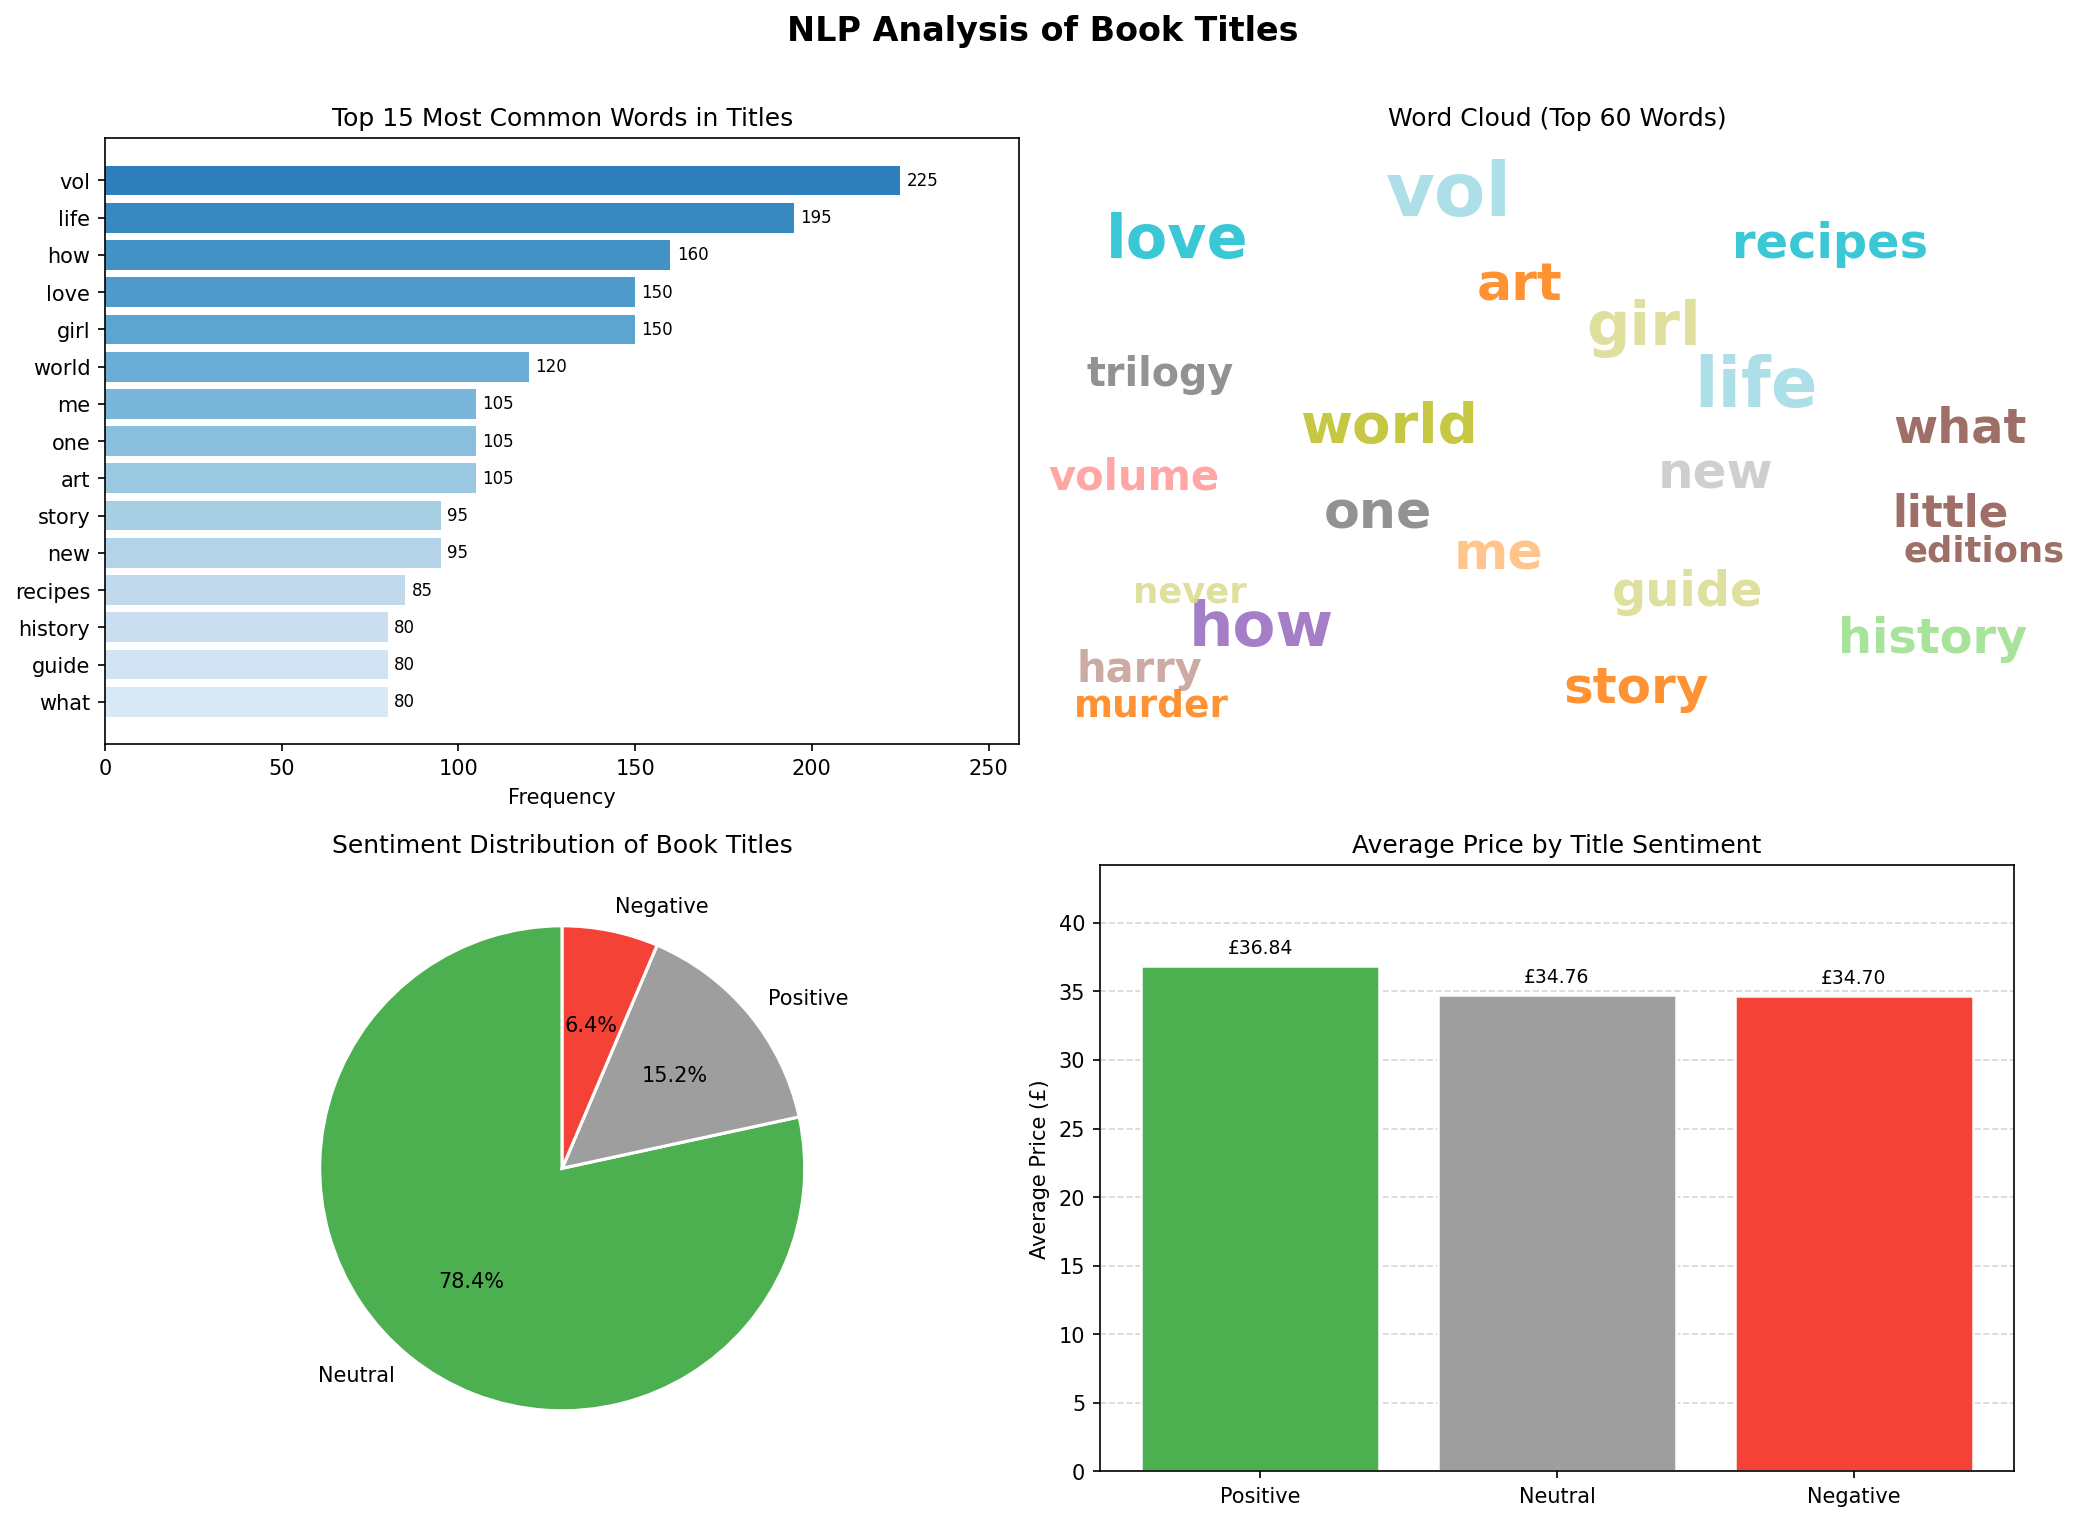

Generate this figure with Python:
"""
nlp_analysis.py
---------------
NLP analysis of book titles from the books.toscrape.com dataset.

Techniques used:
  1. Word frequency analysis
  2. TF-IDF keyword extraction  (scikit-learn)
  3. Custom sentiment scoring   (rule-based lexicon)
  4. Word cloud visualization   (matplotlib)
  5. Sentiment vs. price / rating analysis
"""

import sqlite3
import re
import math
from collections import Counter

import pandas as pd
import matplotlib.pyplot as plt
import matplotlib.colors as mcolors
import numpy as np
from sklearn.feature_extraction.text import TfidfVectorizer

# ─────────────────────────────────────────────
# 0. LOAD DATA
# ─────────────────────────────────────────────
conn = sqlite3.connect("books.db")
df = pd.read_sql_query("SELECT title, price, rating FROM books", conn)
conn.close()

print(f"Loaded {len(df):,} book records.\n")

# ─────────────────────────────────────────────
# 1. TEXT CLEANING
# ─────────────────────────────────────────────
STOPWORDS = {
    "a", "an", "the", "and", "or", "of", "in", "to", "for", "on",
    "at", "by", "is", "it", "its", "with", "from", "as", "be",
    "this", "that", "s", "my", "your", "his", "her", "their",
    "i", "we", "you", "he", "she", "they", "not", "but", "so",
    "up", "out", "about", "into", "than", "more", "1", "2", "3",
    "no", "are", "was", "were", "has", "have", "had", "do", "does",
}

def clean_title(text):
    """Lowercase, strip punctuation, remove stopwords."""
    text = text.lower()
    text = re.sub(r"[^a-z\s]", " ", text)
    tokens = [w for w in text.split() if w not in STOPWORDS and len(w) > 1]
    return tokens

df["tokens"] = df["title"].apply(clean_title)
df["clean_title"] = df["tokens"].apply(lambda t: " ".join(t))

# ─────────────────────────────────────────────
# 2. WORD FREQUENCY ANALYSIS
# ─────────────────────────────────────────────
all_words = [word for tokens in df["tokens"] for word in tokens]
word_freq = Counter(all_words)
top_words = word_freq.most_common(20)

print("TOP 20 MOST FREQUENT WORDS IN TITLES:")
for word, count in top_words:
    print(f"  {word:<20} {count}")

# ─────────────────────────────────────────────
# 3. TF-IDF KEYWORD EXTRACTION
# ─────────────────────────────────────────────
# Treats each title as a "document" — words with high TF-IDF
# are distinctive to individual titles, not just common everywhere.

vectorizer = TfidfVectorizer(max_features=500, min_df=2)
tfidf_matrix = vectorizer.fit_transform(df["clean_title"])
feature_names = vectorizer.get_feature_names_out()

# Mean TF-IDF score per word across all titles
mean_tfidf = tfidf_matrix.mean(axis=0).A1
tfidf_scores = dict(zip(feature_names, mean_tfidf))
top_tfidf = sorted(tfidf_scores.items(), key=lambda x: x[1], reverse=True)[:20]

print("\nTOP 20 TF-IDF KEYWORDS (most distinctive across titles):")
for word, score in top_tfidf:
    print(f"  {word:<20} {score:.4f}")

# ─────────────────────────────────────────────
# 4. CUSTOM SENTIMENT SCORING
# ─────────────────────────────────────────────
# A concise rule-based lexicon relevant to book marketing language.
# Scoring: positive word = +1, negative word = -1, normalised by title length.

POSITIVE_LEXICON = {
    "love", "best", "perfect", "amazing", "happy", "joy", "success",
    "guide", "wonderful", "great", "beautiful", "good", "new", "life",
    "hope", "dream", "light", "free", "power", "win", "bright",
    "magic", "wild", "hero", "brave", "inspire", "rise", "glory",
    "peace", "true", "bold", "rich", "strong",
}

NEGATIVE_LEXICON = {
    "dark", "dead", "death", "fear", "hate", "war", "evil", "lost",
    "blood", "kill", "black", "shadow", "curse", "doom", "pain",
    "horror", "rage", "ghost", "devil", "silent", "broken", "cold",
    "dangerous", "dirty", "secret", "lie", "fall", "trap",
}

def sentiment_score(tokens):
    if not tokens:
        return 0.0
    pos = sum(1 for t in tokens if t in POSITIVE_LEXICON)
    neg = sum(1 for t in tokens if t in NEGATIVE_LEXICON)
    return (pos - neg) / len(tokens)

df["sentiment"] = df["tokens"].apply(sentiment_score)

# Assign human-readable label
def sentiment_label(score):
    if score > 0:
        return "Positive"
    elif score < 0:
        return "Negative"
    else:
        return "Neutral"

df["sentiment_label"] = df["sentiment"].apply(sentiment_label)

print("\nSENTIMENT DISTRIBUTION:")
print(df["sentiment_label"].value_counts().to_string())

print("\nAVERAGE PRICE BY SENTIMENT:")
print(df.groupby("sentiment_label")["price"].mean().round(2).to_string())

print("\nAVERAGE RATING BY SENTIMENT:")
print(df.groupby("sentiment_label")["rating"].mean().round(2).to_string())

# ─────────────────────────────────────────────
# 5. VISUALISATIONS
# ─────────────────────────────────────────────
fig, axes = plt.subplots(2, 2, figsize=(14, 10))
fig.suptitle("NLP Analysis of Book Titles", fontsize=16, fontweight="bold", y=1.01)

# --- 5a. Top 15 word frequencies (bar chart) ---
ax = axes[0, 0]
words_plot, counts_plot = zip(*top_words[:15])
colors = plt.cm.Blues_r(np.linspace(0.3, 0.85, 15))
bars = ax.barh(words_plot[::-1], counts_plot[::-1], color=colors[::-1])
ax.set_xlabel("Frequency")
ax.set_title("Top 15 Most Common Words in Titles")
ax.bar_label(bars, padding=3, fontsize=8)
ax.set_xlim(0, max(counts_plot) * 1.15)

# --- 5b. Word cloud via matplotlib scatter ---
ax = axes[0, 1]
ax.set_xlim(0, 1)
ax.set_ylim(0, 1)
ax.axis("off")
ax.set_title("Word Cloud (Top 60 Words)")

top60 = word_freq.most_common(60)
max_count = top60[0][1]
np.random.seed(42)

cmap = plt.colormaps["tab20"]
placed = []

def overlaps(x, y, fs, placed, pad=0.015):
    for px, py, pfs in placed:
        if abs(x - px) < (fs + pfs) * 0.012 + pad and abs(y - py) < 0.06:
            return True
    return False

for word, count in top60:
    font_size = 8 + int(28 * (count / max_count) ** 0.6)
    color = cmap(hash(word) % 20 / 20)
    for _ in range(200):
        x = np.random.uniform(0.03, 0.97)
        y = np.random.uniform(0.05, 0.95)
        if not overlaps(x, y, font_size, placed):
            ax.text(x, y, word, fontsize=font_size, color=color,
                    ha="center", va="center", fontweight="bold", alpha=0.85)
            placed.append((x, y, font_size))
            break

# --- 5c. Sentiment distribution (pie) ---
ax = axes[1, 0]
sentiment_counts = df["sentiment_label"].value_counts()
wedge_colors = ["#4CAF50", "#9E9E9E", "#F44336"]
ax.pie(
    sentiment_counts,
    labels=sentiment_counts.index,
    autopct="%1.1f%%",
    colors=wedge_colors[:len(sentiment_counts)],
    startangle=90,
    wedgeprops={"edgecolor": "white", "linewidth": 1.5},
)
ax.set_title("Sentiment Distribution of Book Titles")

# --- 5d. Average price by sentiment (bar) ---
ax = axes[1, 1]
sentiment_price = df.groupby("sentiment_label")["price"].mean().reindex(
    ["Positive", "Neutral", "Negative"]
).dropna()
bar_colors = ["#4CAF50", "#9E9E9E", "#F44336"][:len(sentiment_price)]
bars = ax.bar(sentiment_price.index, sentiment_price.values, color=bar_colors,
              edgecolor="white", linewidth=1.2)
ax.set_ylabel("Average Price (£)")
ax.set_title("Average Price by Title Sentiment")
ax.set_ylim(0, sentiment_price.max() * 1.2)
ax.bar_label(bars, fmt="£%.2f", padding=4, fontsize=9)
ax.yaxis.grid(True, linestyle="--", alpha=0.5)
ax.set_axisbelow(True)

plt.tight_layout()
plt.savefig("nlp_analysis.png", dpi=150, bbox_inches="tight")
plt.close()
print("\n✅ Chart saved → nlp_analysis.png")

# ─────────────────────────────────────────────
# 6. TF-IDF TOP KEYWORDS BAR CHART
# ─────────────────────────────────────────────
fig, ax = plt.subplots(figsize=(9, 6))
tfidf_words, tfidf_vals = zip(*top_tfidf[:15])
colors = plt.cm.Purples_r(np.linspace(0.3, 0.85, 15))
bars = ax.barh(tfidf_words[::-1], tfidf_vals[::-1], color=colors[::-1])
ax.set_xlabel("Mean TF-IDF Score")
ax.set_title("Top 15 TF-IDF Keywords in Book Titles")
ax.bar_label(bars, fmt="%.4f", padding=3, fontsize=8)
ax.set_xlim(0, max(tfidf_vals) * 1.2)
plt.tight_layout()
plt.savefig("tfidf_keywords.png", dpi=150, bbox_inches="tight")
plt.close()
print("✅ Chart saved → tfidf_keywords.png")

print("\n🎉 NLP analysis complete.")
